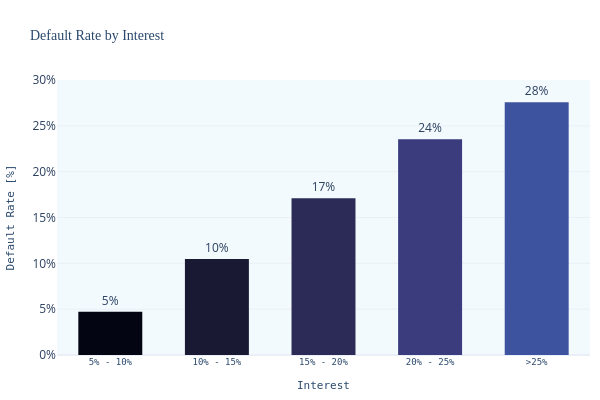

This figure's notebook cell:
### Markdown cell above
### 4.3 Default Rate by Interest Rate

### Code cell
interest_bins = [5, 10, 15, 20, 25, float('inf')]
interest_labels = ['5% - 10%', '10% - 15%', '15% - 20%', '20% - 25%', '>25%']

int_default_rate_df = pd.DataFrame()
int_default_rate_df['int_range'] = pd.cut(loans_df['int_rate'], bins=interest_bins, labels=interest_labels)
int_default_rate_df['risky'] = loans_df['risky']
int_default_rate_df['grade'] = loans_df['grade']

int_default_rate_df = int_default_rate_df.groupby(['int_range', 'risky'],observed=True).size().reset_index(name='count')

int_default_rate_df = int_default_rate_df.pivot_table(
    index='int_range',
    columns='risky',
    values='count',
    aggfunc='sum',
    fill_value=0
    )

fig=default_rate_bar_plot(int_default_rate_df,
                    xlabel='Interest',
                    title='Default Rate by Interest',
                    yaxis_range=[0,0.3]
                    )
fig.write_image("images/default_by_interest.png")
fig.show()

### Figure 1 — Plotly figure (JSON) as saved in the notebook; plotly's stock layout.template omitted (floating-point values rounded to 4 significant figures)
{"data": [{"hovertemplate": "Interest=%{x}<br>Default Rate [%]=%{text}<extra></extra>", "legendgroup": "5% - 10%", "marker": {"color": "rgb(3, 5, 18)", "pattern": {"shape": ""}}, "name": "5% - 10%", "orientation": "v", "showlegend": true, "text": [0.0472], "textposition": "outside", "texttemplate": "%{text:.0%}", "type": "bar", "width": 0.6, "x": ["5% - 10%"], "xaxis": "x", "y": [0.0472], "yaxis": "y"}, {"hovertemplate": "Interest=%{x}<br>Default Rate [%]=%{text}<extra></extra>", "legendgroup": "10% - 15%", "marker": {"color": "rgb(25, 25, 51)", "pattern": {"shape": ""}}, "name": "10% - 15%", "orientation": "v", "showlegend": true, "text": [0.1048], "textposition": "outside", "texttemplate": "%{text:.0%}", "type": "bar", "width": 0.6, "x": ["10% - 15%"], "xaxis": "x", "y": [0.1048], "yaxis": "y"}, {"hovertemplate": "Interest=%{x}<br>Default Rate [%]=%{text}<extra></extra>", "legendgroup": "15% - 20%", "marker": {"color": "rgb(44, 42, 87)", "pattern": {"shape": ""}}, "name": "15% - 20%", "orientation": "v", "showlegend": true, "text": [0.1709], "textposition": "outside", "texttemplate": "%{text:.0%}", "type": "bar", "width": 0.6, "x": ["15% - 20%"], "xaxis": "x", "y": [0.1709], "yaxis": "y"}, {"hovertemplate": "Interest=%{x}<br>Default Rate [%]=%{text}<extra></extra>", "legendgroup": "20% - 25%", "marker": {"color": "rgb(58, 60, 125)", "pattern": {"shape": ""}}, "name": "20% - 25%", "orientation": "v", "showlegend": true, "text": [0.2354], "textposition": "outside", "texttemplate": "%{text:.0%}", "type": "bar", "width": 0.6, "x": ["20% - 25%"], "xaxis": "x", "y": [0.2354], "yaxis": "y"}, {"hovertemplate": "Interest=%{x}<br>Default Rate [%]=%{text}<extra></extra>", "legendgroup": ">25%", "marker": {"color": "rgb(62, 83, 160)", "pattern": {"shape": ""}}, "name": ">25%", "orientation": "v", "showlegend": true, "text": [0.2757], "textposition": "outside", "texttemplate": "%{text:.0%}", "type": "bar", "width": 0.6, "x": [">25%"], "xaxis": "x", "y": [0.2757], "yaxis": "y"}], "layout": {"barmode": "relative", "coloraxis": {"showscale": false}, "height": 400, "legend": {"title": {"text": "Interest"}, "tracegroupgap": 0}, "showlegend": false, "title": {"text": "Default Rate by Interest"}, "uniformtext": {"minsize": 8}, "width": 600, "xaxis": {"anchor": "y", "categoryarray": ["5% - 10%", "10% - 15%", "15% - 20%", "20% - 25%", ">25%"], "categoryorder": "array", "domain": [0, 1], "title": {"text": "Interest"}}, "yaxis": {"anchor": "x", "domain": [0, 1], "range": [0, 0.3], "tickformat": ".0%", "title": {"text": "Default Rate [%]"}}}}
